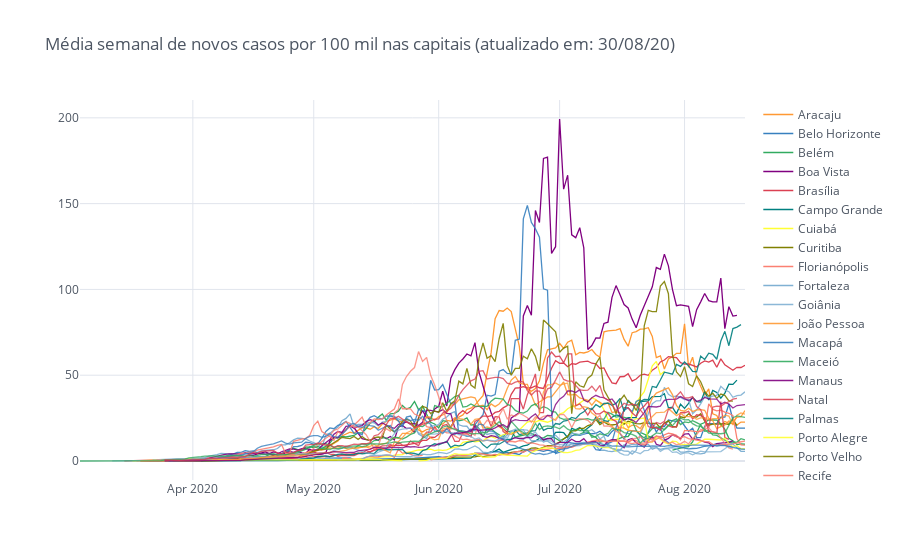

Source (notebook cell):
### Markdown cell above
### Distribuição final dos casos

### Code cell
title = f"Média semanal de novos casos por 100 mil nas capitais (atualizado em: {update})"
capitals.pivot_table(index="last_updated", 
                     columns="city_name", 
                     values="daily_cases_mavg_100k").iplot(kind="scatter", 
                                                           theme="white",
                                                           title=title)

### Figure 1 — Plotly figure (JSON) as saved in the notebook; plotly's stock layout.template omitted (floating-point values rounded to 4 significant figures; data arrays with more than 128 entries replaced by an {"elided": "..."} marker saying what was removed)
{"data": [{"line": {"color": "rgba(255, 153, 51, 1.0)", "dash": "solid", "shape": "linear", "width": 1.3}, "mode": "lines", "name": "Aracaju", "text": "", "type": "scatter", "x": {"elided": "166 str values"}, "y": {"elided": "166 mixed values"}}, {"line": {"color": "rgba(55, 128, 191, 1.0)", "dash": "solid", "shape": "linear", "width": 1.3}, "mode": "lines", "name": "Belo Horizonte", "text": "", "type": "scatter", "x": {"elided": "166 str values"}, "y": {"elided": "166 mixed values"}}, {"line": {"color": "rgba(50, 171, 96, 1.0)", "dash": "solid", "shape": "linear", "width": 1.3}, "mode": "lines", "name": "Belém", "text": "", "type": "scatter", "x": {"elided": "166 str values"}, "y": {"elided": "166 mixed values"}}, {"line": {"color": "rgba(128, 0, 128, 1.0)", "dash": "solid", "shape": "linear", "width": 1.3}, "mode": "lines", "name": "Boa Vista", "text": "", "type": "scatter", "x": {"elided": "166 str values"}, "y": {"elided": "166 mixed values"}}, {"line": {"color": "rgba(219, 64, 82, 1.0)", "dash": "solid", "shape": "linear", "width": 1.3}, "mode": "lines", "name": "Brasília", "text": "", "type": "scatter", "x": {"elided": "166 str values"}, "y": {"elided": "166 mixed values"}}, {"line": {"color": "rgba(0, 128, 128, 1.0)", "dash": "solid", "shape": "linear", "width": 1.3}, "mode": "lines", "name": "Campo Grande", "text": "", "type": "scatter", "x": {"elided": "166 str values"}, "y": {"elided": "166 mixed values"}}, {"line": {"color": "rgba(255, 255, 51, 1.0)", "dash": "solid", "shape": "linear", "width": 1.3}, "mode": "lines", "name": "Cuiabá", "text": "", "type": "scatter", "x": {"elided": "166 str values"}, "y": {"elided": "166 mixed values"}}, {"line": {"color": "rgba(128, 128, 0, 1.0)", "dash": "solid", "shape": "linear", "width": 1.3}, "mode": "lines", "name": "Curitiba", "text": "", "type": "scatter", "x": {"elided": "166 str values"}, "y": {"elided": "166 mixed values"}}, {"line": {"color": "rgba(251, 128, 114, 1.0)", "dash": "solid", "shape": "linear", "width": 1.3}, "mode": "lines", "name": "Florianópolis", "text": "", "type": "scatter", "x": {"elided": "166 str values"}, "y": {"elided": "166 mixed values"}}, {"line": {"color": "rgba(128, 177, 211, 1.0)", "dash": "solid", "shape": "linear", "width": 1.3}, "mode": "lines", "name": "Fortaleza", "text": "", "type": "scatter", "x": {"elided": "166 str values"}, "y": {"elided": "166 mixed values"}}, {"line": {"color": "rgba(128, 177, 211, 0.8999999999999999)", "dash": "solid", "shape": "linear", "width": 1.3}, "mode": "lines", "name": "Goiânia", "text": "", "type": "scatter", "x": {"elided": "166 str values"}, "y": {"elided": "166 mixed values"}}, {"line": {"color": "rgba(255, 153, 51, 0.8999999999999999)", "dash": "solid", "shape": "linear", "width": 1.3}, "mode": "lines", "name": "João Pessoa", "text": "", "type": "scatter", "x": {"elided": "166 str values"}, "y": {"elided": "166 mixed values"}}, {"line": {"color": "rgba(55, 128, 191, 0.8999999999999999)", "dash": "solid", "shape": "linear", "width": 1.3}, "mode": "lines", "name": "Macapá", "text": "", "type": "scatter", "x": {"elided": "166 str values"}, "y": {"elided": "166 mixed values"}}, {"line": {"color": "rgba(50, 171, 96, 0.8999999999999999)", "dash": "solid", "shape": "linear", "width": 1.3}, "mode": "lines", "name": "Maceió", "text": "", "type": "scatter", "x": {"elided": "166 str values"}, "y": {"elided": "166 mixed values"}}, {"line": {"color": "rgba(128, 0, 128, 0.8999999999999999)", "dash": "solid", "shape": "linear", "width": 1.3}, "mode": "lines", "name": "Manaus", "text": "", "type": "scatter", "x": {"elided": "166 str values"}, "y": {"elided": "166 mixed values"}}, {"line": {"color": "rgba(219, 64, 82, 0.8999999999999999)", "dash": "solid", "shape": "linear", "width": 1.3}, "mode": "lines", "name": "Natal", "text": "", "type": "scatter", "x": {"elided": "166 str values"}, "y": {"elided": "166 mixed values"}}, {"line": {"color": "rgba(0, 128, 128, 0.8999999999999999)", "dash": "solid", "shape": "linear", "width": 1.3}, "mode": "lines", "name": "Palmas", "text": "", "type": "scatter", "x": {"elided": "166 str values"}, "y": {"elided": "166 mixed values"}}, {"line": {"color": "rgba(255, 255, 51, 0.8999999999999999)", "dash": "solid", "shape": "linear", "width": 1.3}, "mode": "lines", "name": "Porto Alegre", "text": "", "type": "scatter", "x": {"elided": "166 str values"}, "y": {"elided": "166 mixed values"}}, {"line": {"color": "rgba(128, 128, 0, 0.8999999999999999)", "dash": "solid", "shape": "linear", "width": 1.3}, "mode": "lines", "name": "Porto Velho", "text": "", "type": "scatter", "x": {"elided": "166 str values"}, "y": {"elided": "166 mixed values"}}, {"line": {"color": "rgba(251, 128, 114, 0.8999999999999999)", "dash": "solid", "shape": "linear", "width": 1.3}, "mode": "lines", "name": "Recife", "text": "", "type": "scatter", "x": {"elided": "166 str values"}, "y": {"elided": "166 mixed values"}}, {"line": {"color": "rgba(251, 128, 114, 0.7999999999999998)", "dash": "solid", "shape": "linear", "width": 1.3}, "mode": "lines", "name": "Rio Branco", "text": "", "type": "scatter", "x": {"elided": "166 str values"}, "y": {"elided": "166 mixed values"}}, {"line": {"color": "rgba(128, 177, 211, 0.7999999999999998)", "dash": "solid", "shape": "linear", "width": 1.3}, "mode": "lines", "name": "Rio de Janeiro", "text": "", "type": "scatter", "x": {"elided": "166 str values"}, "y": {"elided": "166 mixed values"}}, {"line": {"color": "rgba(255, 153, 51, 0.7999999999999998)", "dash": "solid", "shape": "linear", "width": 1.3}, "mode": "lines", "name": "Salvador", "text": "", "type": "scatter", "x": {"elided": "166 str values"}, "y": {"elided": "166 mixed values"}}, {"line": {"color": "rgba(55, 128, 191, 0.7999999999999998)", "dash": "solid", "shape": "linear", "width": 1.3}, "mode": "lines", "name": "São Luís", "text": "", "type": "scatter", "x": {"elided": "166 str values"}, "y": {"elided": "166 mixed values"}}, {"line": {"color": "rgba(50, 171, 96, 0.7999999999999998)", "dash": "solid", "shape": "linear", "width": 1.3}, "mode": "lines", "name": "São Paulo", "text": "", "type": "scatter", "x": {"elided": "166 str values"}, "y": {"elided": "166 float values"}}, {"line": {"color": "rgba(128, 0, 128, 0.7999999999999998)", "dash": "solid", "shape": "linear", "width": 1.3}, "mode": "lines", "name": "Teresina", "text": "", "type": "scatter", "x": {"elided": "166 str values"}, "y": {"elided": "166 mixed values"}}, {"line": {"color": "rgba(219, 64, 82, 0.7999999999999998)", "dash": "solid", "shape": "linear", "width": 1.3}, "mode": "lines", "name": "Vitória", "text": "", "type": "scatter", "x": {"elided": "166 str values"}, "y": {"elided": "166 mixed values"}}], "layout": {"legend": {"bgcolor": "#FFFFFF", "font": {"color": "#4D5663"}}, "paper_bgcolor": "#FFFFFF", "plot_bgcolor": "#FFFFFF", "title": {"font": {"color": "#4D5663"}, "text": "Média semanal de novos casos por 100 mil nas capitais (atualizado em: 30/08/20)"}, "xaxis": {"gridcolor": "#E1E5ED", "showgrid": true, "tickfont": {"color": "#4D5663"}, "title": {"font": {"color": "#4D5663"}, "text": ""}, "zerolinecolor": "#E1E5ED"}, "yaxis": {"gridcolor": "#E1E5ED", "showgrid": true, "tickfont": {"color": "#4D5663"}, "title": {"font": {"color": "#4D5663"}, "text": ""}, "zerolinecolor": "#E1E5ED"}}}
